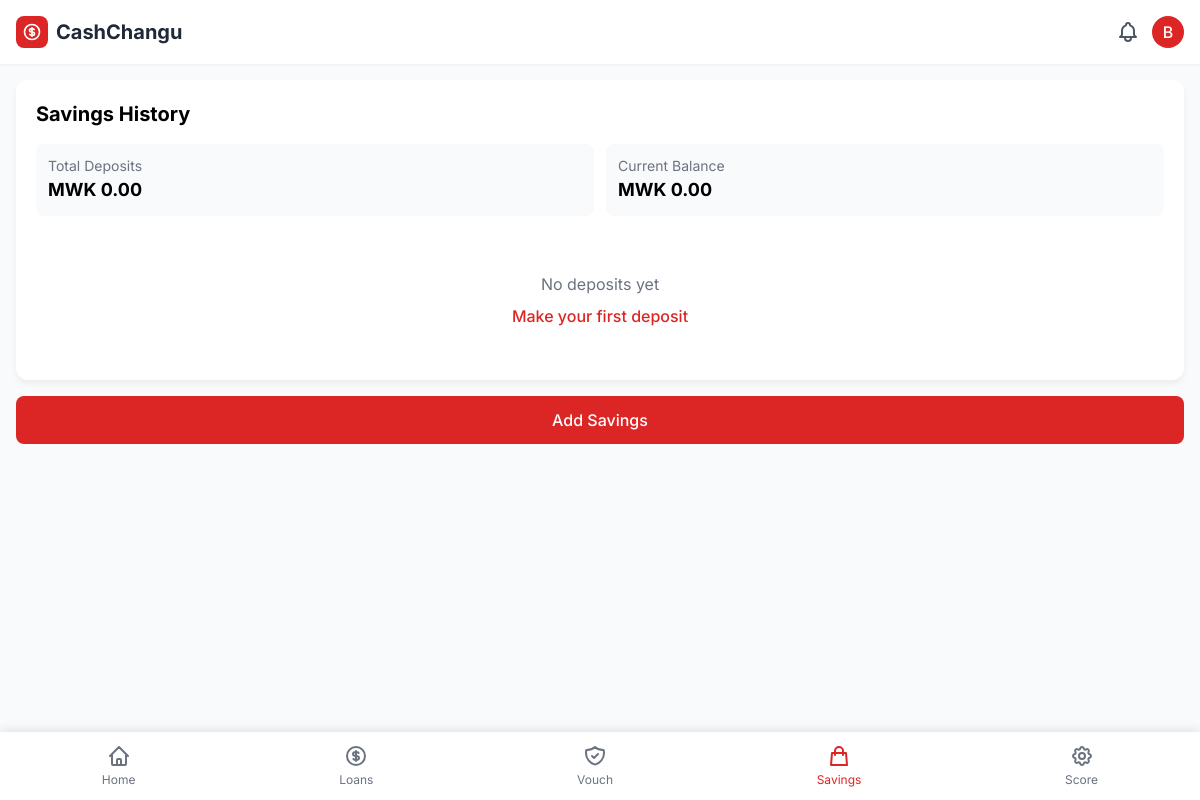
The app's page /savings-history/ (signed in), older data.
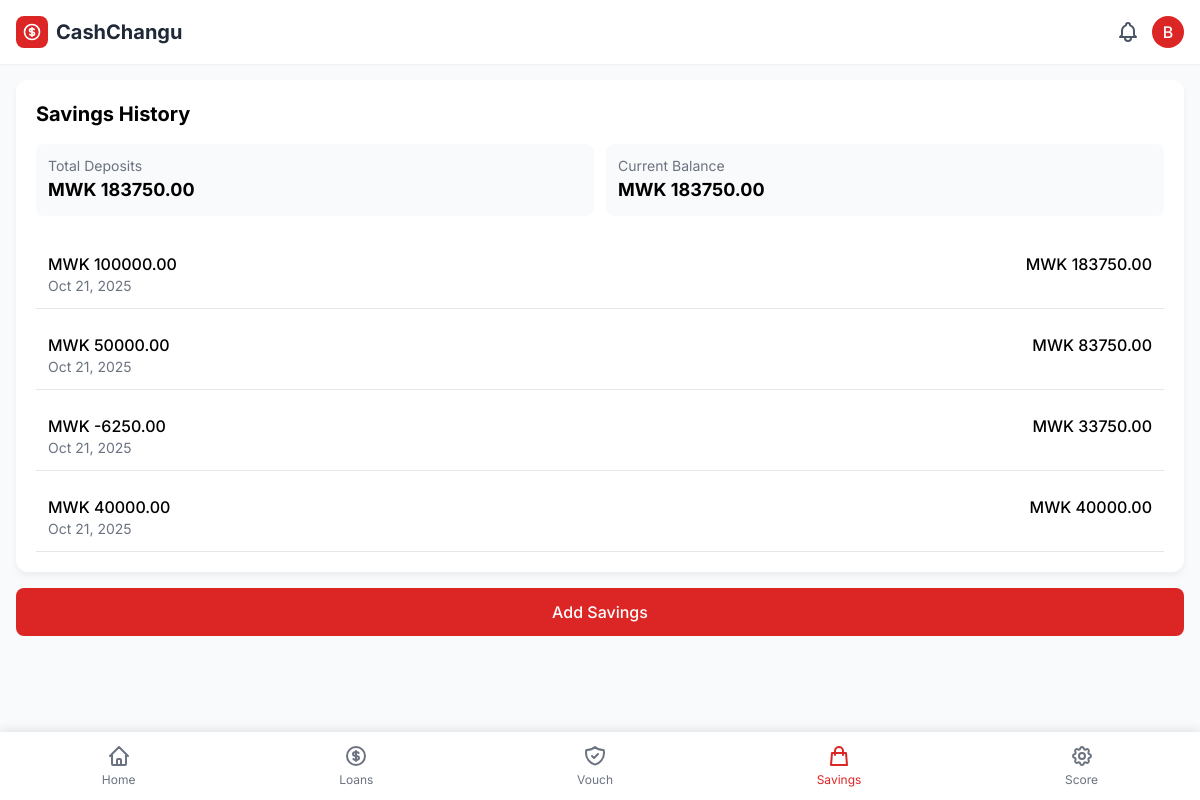
The same page, newer data.
### core/models.py (models this page shows, shortened)
class SavingsDeposit(models.Model):
    TRANSACTION_TYPES = (
        ('DEPOSIT', 'Regular Deposit'),
        ('LOAN_DEPOSIT', 'Loan Deposit'),
        ('REPAYMENT_DEDUCTION', 'Repayment Deduction'),
    )
    user = models.ForeignKey(User, on_delete=models.CASCADE)
    amount = models.DecimalField(max_digits=10, decimal_places=2)
    deposit_date = models.DateTimeField(auto_now_add=True)
    balance_after = models.DecimalField(max_digits=10, decimal_places=2)
    transaction_type = models.CharField(max_length=20, choices=TRANSACTION_TYPES, default='DEPOSIT')

### core/views.py (the view)
# urls.py: path('savings-history/', views.savings_history, name='savings_history'),
@login_required
def savings_history(request):
    deposits = SavingsDeposit.objects.filter(user=request.user).order_by('-deposit_date')
    total = sum(d.amount for d in deposits)
    current_balance = deposits.first().balance_after if deposits.exists() else 0
    context = {
        'deposits': deposits,
        'total_deposits': total,
        'current_balance': current_balance,
    }
    return render(request, 'savings_history.html', context)

### core/templates/savings_history.html (shortened to what this page needs)
{% extends 'base.html' %}
{% block content %}
<div class="card bg-white p-5">
    <h2 class="text-xl font-bold mb-4">Savings History</h2>
    <div class="grid grid-cols-2 gap-3 mb-6">
        <div class="bg-gray-50 p-3 rounded-lg">
            <p class="text-gray-500 text-sm">Total Deposits</p>
            <p class="font-bold text-lg">MWK {{ total_deposits|floatformat:2 }}</p>
        </div>
        <div class="bg-gray-50 p-3 rounded-lg">
            <p class="text-gray-500 text-sm">Current Balance</p>
            <p class="font-bold text-lg">MWK {{ current_balance|floatformat:2 }}</p>
        </div>
    </div>
    <div class="space-y-3">
        {% for deposit in deposits %}
        <div class="flex justify-between p-3 border-b">
            <div>
                <p class="font-medium">MWK {{ deposit.amount|floatformat:2 }}</p>
                <p class="text-gray-500 text-sm">{{ deposit.deposit_date|date:"M d, Y" }}</p>
            </div>
            <p class="font-medium">MWK {{ deposit.balance_after|floatformat:2 }}</p>
        </div>
        {% empty %}
        <div class="text-center text-gray-500 py-8">
            <p>No deposits yet</p>
            <a href="{% url 'add_savings' %}" class="text-red-600 font-medium mt-2 inline-block">Make your first deposit</a>
        </div>
        {% endfor %}
    </div>
</div>
<a href="{% url 'add_savings' %}" class="w-full bg-red-600 text-white py-3 rounded-lg font-medium text-center block mt-4">
    Add Savings
</a>
{% endblock %}

### core/templates/base.html (shortened to what this page needs)
<!DOCTYPE html>
<html lang="en">
<head>
    <script src="https://cdn.tailwindcss.com"></script>
</head>
<body class="bg-gray-50 pb-20">
   <div class="bg-white p-4 shadow-sm">
    <div class="flex justify-between items-center">
        <div class="flex items-center space-x-3">
            <div class="flex items-center space-x-2">
                <div class="h-8 w-8 bg-red-600 rounded-lg flex items-center justify-center">
                </div>
                <h1 class="text-xl font-bold text-gray-800">CashChangu</h1>
            </div>
        </div>
        <div class="flex items-center space-x-3">
            {% if user.is_authenticated %}
            <button class="text-gray-600">
            </button>
            <div class="relative" x-data="{ open: false }">
                <button @click="open = !open" class="h-8 w-8 bg-red-600 rounded-full flex items-center justify-center text-white font-medium hover:bg-red-700 transition duration-200">
                    {{ user.username|first|upper }}
                </button>
            </div>
            {% endif %}
        </div>
    </div>
</div>
    <div class="p-4">
        {% block content %}
        {% endblock %}
    </div>
    {% if user.is_authenticated %}
    <div class="fixed bottom-0 left-0 right-0 bg-white bottom-nav">
        <div class="flex justify-around items-center py-3">
            <a href="{% url 'dashboard' %}" class="nav-item flex flex-col items-center {% if request.resolver_match.url_name == 'dashboard' %}active text-red-600{% else %}text-gray-500{% endif %}">
                <span class="text-xs mt-1">Home</span>
            </a>
            <a href="{% url 'loan_history' %}" class="nav-item flex flex-col items-center {% if 'loan' in request.resolver_match.url_name %}active text-red-600{% else %}text-gray-500{% endif %}">
                <span class="text-xs mt-1">Loans</span>
            </a>
            <a href="{% url 'vouch_for_user' %}" class="nav-item flex flex-col items-center {% if 'vouch' in request.resolver_match.url_name %}active text-red-600{% else %}text-gray-500{% endif %}">
                <span class="text-xs mt-1">Vouch</span>
            </a>
            <a href="{% url 'savings_history' %}" class="nav-item flex flex-col items-center {% if 'savings' in request.resolver_match.url_name %}active text-red-600{% else %}text-gray-500{% endif %}">
                <svg xmlns="http://www.w3.org/2000/svg" class="h-6 w-6" fill="none" viewBox="0 0 24 24" stroke="currentColor">
                    <path stroke-linecap="round" stroke-linejoin="round" stroke-width="2" d="M16 11V7a4 4 0 00-8 0v4M5 9h14l1 12H4L5 9z" />
                </svg>
                <span class="text-xs mt-1">Savings</span>
            </a>
            <a href="{% url 'score_breakdown' %}" class="nav-item flex flex-col items-center {% if 'score' in request.resolver_match.url_name %}active text-red-600{% else %}text-gray-500{% endif %}">
                <span class="text-xs mt-1">Score</span>
            </a>
        </div>
    </div>
    {% endif %}
</body>
</html>

### core/templates/base.html (style rules this page uses)
body { font-family: 'Inter', sans-serif; background-color: #f8f9fa; }
.bottom-nav { box-shadow: 0 -2px 10px rgba(0, 0, 0, 0.1); }
.nav-item.active { color: #dc2626; }
.card { box-shadow: 0 4px 6px rgba(0, 0, 0, 0.05); border-radius: 12px; }

Row changes from the older to the newer data that the page shows:
added SavingsDeposit: balance_after "183750.00", amount "100000.00", deposit_date "Oct 21, 2025"
added SavingsDeposit: amount "50000.00", deposit_date "Oct 21, 2025", balance_after "83750.00"
added SavingsDeposit: amount "-6250.00", deposit_date "Oct 21, 2025", balance_after "33750.00"
added SavingsDeposit: amount "40000.00", deposit_date "Oct 21, 2025", balance_after "40000.00"
Text that changed along with them:
{{ total_deposits|floatformat:2 }}: "0.00" → "183750.00"
{{ current_balance|floatformat:2 }}: "0.00" → (not shown)
text no longer shown: "No deposits yet Make your first deposit"
